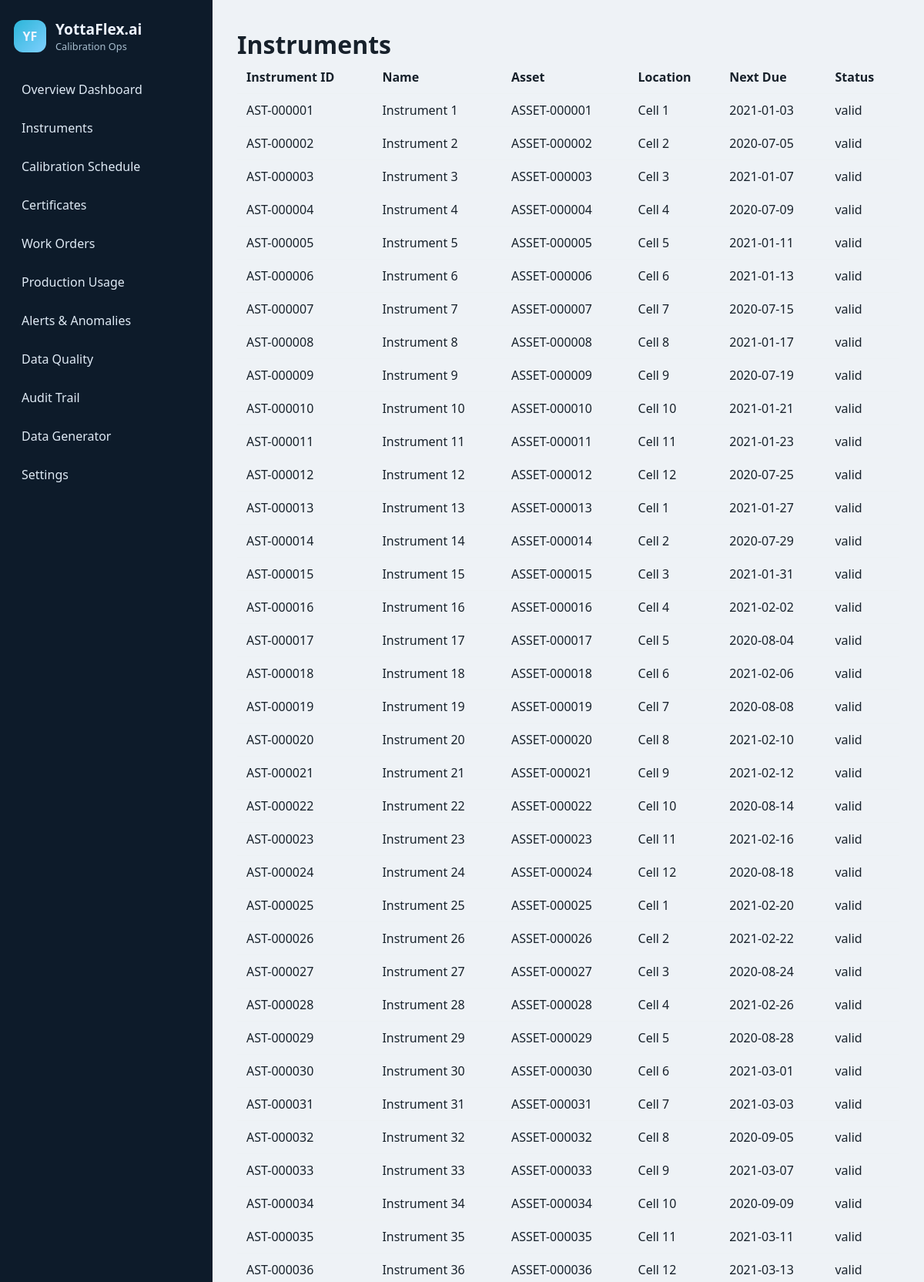
The app's page /instruments (upper part) with its own data.
### tables this page shows
CREATE TABLE instrument (
    id INTEGER PRIMARY KEY AUTOINCREMENT,
    instrument_id TEXT UNIQUE NOT NULL,
    asset_id TEXT NOT NULL,
    instrument_type_id INTEGER NOT NULL,
    supplier_id INTEGER NOT NULL,
    calibration_plan_id INTEGER NOT NULL,
    name TEXT NOT NULL,
    manufacturer TEXT,
    model TEXT,
    serial_number TEXT,
    installation_date TEXT NOT NULL,
    last_calibration_date TEXT,
    next_due_date TEXT,
    status TEXT NOT NULL DEFAULT 'valid',
    location TEXT,
    criticality TEXT,
    assigned_supplier TEXT,
    FOREIGN KEY (asset_id) REFERENCES asset(asset_id),
    FOREIGN KEY (instrument_type_id) REFERENCES instrument_type(id),
    FOREIGN KEY (supplier_id) REFERENCES supplier(id),
    FOREIGN KEY (calibration_plan_id) REFERENCES calibration_plan(id)
);

### yottaflex/app.py (the view)
    @app.route('/instruments')
    def instruments():
        conn = get_connection(app.config['DATABASE_PATH'])
        rows = conn.execute('SELECT * FROM instrument ORDER BY instrument_id LIMIT 100').fetchall()
        conn.close()
        return render_template('instruments.html', instruments=rows)

### yottaflex/db.py (called while the page is built)
def get_connection(database_path=None):
    path = database_path or os.getenv('DATABASE_PATH')
    if not path:
        os.makedirs(str(BASE_DIR / 'data'), exist_ok=True)
        path = str(BASE_DIR / 'data' / 'yottaflex.db')
    os.makedirs(os.path.dirname(path) or '.', exist_ok=True)
    conn = sqlite3.connect(path)
    conn.row_factory = sqlite3.Row
    return conn

### templates/instruments.html (shortened to what this page needs)
{% extends 'base.html' %}
{% block content %}
<h1>Instruments</h1>
<table class="table">
  <thead><tr><th>Instrument ID</th><th>Name</th><th>Asset</th><th>Location</th><th>Next Due</th><th>Status</th></tr></thead>
  <tbody>
    {% for row in instruments %}
    <tr><td>{{ row.instrument_id }}</td><td>{{ row.name }}</td><td>{{ row.asset_id }}</td><td>{{ row.location }}</td><td>{{ row.next_due_date }}</td><td>{{ row.status }}</td></tr>
    {% endfor %}
  </tbody>
</table>
{% endblock %}

### static/styles.css (style rules this page uses)
body { margin:0; font-family:Segoe UI, Arial,sans-serif; background:#eef2f6; color:#17212b; }
h1 { margin: 4px 0 0; font-size:2rem; }
.table { width:100%; border-collapse:collapse; }
.table th, .table td { padding:10px 12px; border-bottom:1px solid #edf1f4; text-align:left; }

### records on screen
instrument: instrument_id "AST-000001", name "Instrument 1", asset_id "ASSET-000001", location "Cell 1", next_due_date "2021-01-03", status "valid"
instrument: instrument_id "AST-000002", name "Instrument 2", asset_id "ASSET-000002", location "Cell 2", next_due_date "2020-07-05", status "valid"
instrument: instrument_id "AST-000003", name "Instrument 3", asset_id "ASSET-000003", location "Cell 3", next_due_date "2021-01-07", status "valid"
instrument: instrument_id "AST-000004", name "Instrument 4", asset_id "ASSET-000004", location "Cell 4", next_due_date "2020-07-09", status "valid"
instrument: instrument_id "AST-000005", name "Instrument 5", asset_id "ASSET-000005", location "Cell 5", next_due_date "2021-01-11", status "valid"
instrument: instrument_id "AST-000006", name "Instrument 6", asset_id "ASSET-000006", location "Cell 6", next_due_date "2021-01-13", status "valid"
instrument: instrument_id "AST-000007", name "Instrument 7", asset_id "ASSET-000007", location "Cell 7", next_due_date "2020-07-15", status "valid"
instrument: instrument_id "AST-000008", name "Instrument 8", asset_id "ASSET-000008", location "Cell 8", next_due_date "2021-01-17", status "valid"
instrument: instrument_id "AST-000009", name "Instrument 9", asset_id "ASSET-000009", location "Cell 9", next_due_date "2020-07-19", status "valid"
instrument: instrument_id "AST-000010", name "Instrument 10", asset_id "ASSET-000010", location "Cell 10", next_due_date "2021-01-21", status "valid"
instrument: instrument_id "AST-000011", name "Instrument 11", asset_id "ASSET-000011", location "Cell 11", next_due_date "2021-01-23", status "valid"
instrument: instrument_id "AST-000012", name "Instrument 12", asset_id "ASSET-000012", location "Cell 12", next_due_date "2020-07-25", status "valid"
instrument: instrument_id "AST-000013", name "Instrument 13", asset_id "ASSET-000013", location "Cell 1", next_due_date "2021-01-27", status "valid"
instrument: instrument_id "AST-000014", name "Instrument 14", asset_id "ASSET-000014", location "Cell 2", next_due_date "2020-07-29", status "valid"
instrument: instrument_id "AST-000015", name "Instrument 15", asset_id "ASSET-000015", location "Cell 3", next_due_date "2021-01-31", status "valid"
instrument: instrument_id "AST-000016", name "Instrument 16", asset_id "ASSET-000016", location "Cell 4", next_due_date "2021-02-02", status "valid"
instrument: instrument_id "AST-000017", name "Instrument 17", asset_id "ASSET-000017", location "Cell 5", next_due_date "2020-08-04", status "valid"
instrument: instrument_id "AST-000018", name "Instrument 18", asset_id "ASSET-000018", location "Cell 6", next_due_date "2021-02-06", status "valid"
instrument: instrument_id "AST-000019", name "Instrument 19", asset_id "ASSET-000019", location "Cell 7", next_due_date "2020-08-08", status "valid"
instrument: instrument_id "AST-000020", name "Instrument 20", asset_id "ASSET-000020", location "Cell 8", next_due_date "2021-02-10", status "valid"
instrument: instrument_id "AST-000021", name "Instrument 21", asset_id "ASSET-000021", location "Cell 9", next_due_date "2021-02-12", status "valid"
instrument: instrument_id "AST-000022", name "Instrument 22", asset_id "ASSET-000022", location "Cell 10", next_due_date "2020-08-14", status "valid"
instrument: instrument_id "AST-000023", name "Instrument 23", asset_id "ASSET-000023", location "Cell 11", next_due_date "2021-02-16", status "valid"
instrument: instrument_id "AST-000024", name "Instrument 24", asset_id "ASSET-000024", location "Cell 12", next_due_date "2020-08-18", status "valid"
instrument: instrument_id "AST-000025", name "Instrument 25", asset_id "ASSET-000025", location "Cell 1", next_due_date "2021-02-20", status "valid"
instrument: instrument_id "AST-000026", name "Instrument 26", asset_id "ASSET-000026", location "Cell 2", next_due_date "2021-02-22", status "valid"
instrument: instrument_id "AST-000027", name "Instrument 27", asset_id "ASSET-000027", location "Cell 3", next_due_date "2020-08-24", status "valid"
instrument: instrument_id "AST-000028", name "Instrument 28", asset_id "ASSET-000028", location "Cell 4", next_due_date "2021-02-26", status "valid"
instrument: instrument_id "AST-000029", name "Instrument 29", asset_id "ASSET-000029", location "Cell 5", next_due_date "2020-08-28", status "valid"
instrument: instrument_id "AST-000030", name "Instrument 30", asset_id "ASSET-000030", location "Cell 6", next_due_date "2021-03-01", status "valid"
instrument: instrument_id "AST-000031", name "Instrument 31", asset_id "ASSET-000031", location "Cell 7", next_due_date "2021-03-03", status "valid"
instrument: instrument_id "AST-000032", name "Instrument 32", asset_id "ASSET-000032", location "Cell 8", next_due_date "2020-09-05", status "valid"
instrument: instrument_id "AST-000033", name "Instrument 33", asset_id "ASSET-000033", location "Cell 9", next_due_date "2021-03-07", status "valid"
instrument: instrument_id "AST-000034", name "Instrument 34", asset_id "ASSET-000034", location "Cell 10", next_due_date "2020-09-09", status "valid"
instrument: instrument_id "AST-000035", name "Instrument 35", asset_id "ASSET-000035", location "Cell 11", next_due_date "2021-03-11", status "valid"
instrument: instrument_id "AST-000036", name "Instrument 36", asset_id "ASSET-000036", location "Cell 12", next_due_date "2021-03-13", status "valid"
